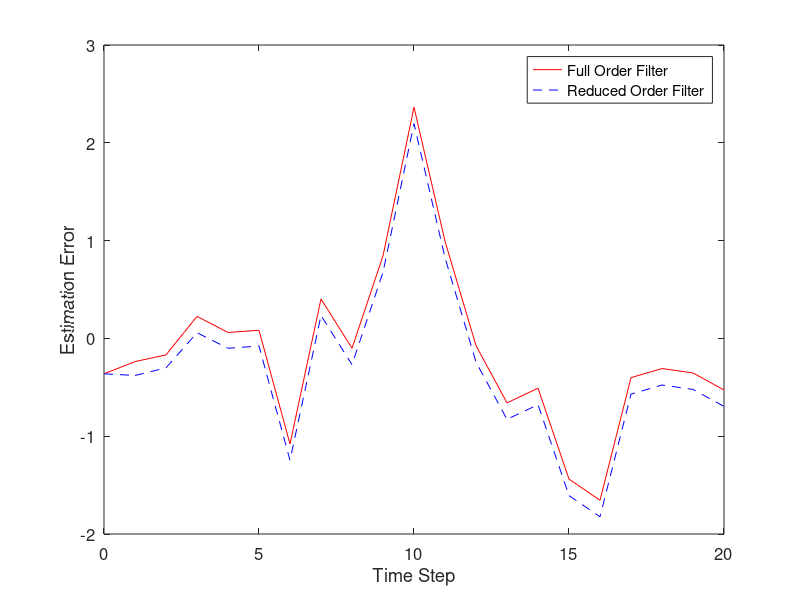

Here is the MATLAB script that generated this plot:
function Schmidt

% Reduced order Kalman filter using consider states.

phix = 1; phiy = 1;
phi = [phix 0; 0 phiy];
Qx = 1; Qy = 0;
Q = [Qx 0; 0 Qy];
Hx = 1; Hy = 1;
H = [Hx Hy];
R = 1;
Pxminus = 1.6; Pxyminus = 0; Pyxminus = Pxyminus'; Pyminus = 1;
Pminus = [Pxminus Pxyminus; Pyxminus Pyminus];

x = [0; 0];
xhatminus = [0; 0];
xhatminusSchmidt = [0];

xhatErr = [];
xhatErrSchmidt = [];

tf = 20;
for t = 0 : tf
    % Simulate the measurement
    z = H * x + sqrt(R) * randn;
    % Simulate the full order filter
    K = Pminus * H' * inv(H * Pminus * H' + R);
    xhatplus = xhatminus + K * (z - H * xhatminus);
    Pplus = (eye(2) - K * H) * Pminus * (eye(2) - K * H)' + K * R * K';
    xhatminus = phi * xhatplus;
    Pminus = phi * Pplus * phi' + Q;
    % Simulate the Kalman-Schmidt filter
    alpha = Hx * Pxminus * Hx' + Hx * Pxyminus * Hy' + Hy * Pxyminus * Hx' + Hy * Pyminus * Hy' + R;
    Kx = (Pxminus * Hx' + Pxyminus * Hy') * inv(alpha);
    xhatplusSchmidt = xhatminusSchmidt + Kx * (z - Hx * xhatminusSchmidt);
    Pxplus = (eye(1) - Kx * Hx) * Pxminus - Kx * Hy * Pyxminus;
    Pxyplus = (eye(1) - Kx * Hx) * Pxyminus - Kx * Hy * Pyminus;
    Pyxplus = Pxyplus';
    Pyplus = Pyminus;
    xhatminusSchmidt = phix * xhatplusSchmidt;
    Pxminus = phix * Pxplus * phix' + Qx;
    Pxyminus = phix * Pxyplus * phiy';
    Pyxminus = Pxyminus';
    Pyminus = phiy * Pyplus * phiy' + Qy;    
    % Save data for later
    xhatErr = [xhatErr; x(1) - xhatplus(1)];
    xhatErrSchmidt = [xhatErrSchmidt; x(1) - xhatplusSchmidt];
    % Simulate the state dynamics
    x = phi * x + [Qx * randn; Qy * randn];
end

t = 0 : tf;
close all;
plot(t, xhatErr(1:21), 'r-', t, xhatErrSchmidt(1:21), 'b--');
set(gca,'FontSize',12); set(gcf,'Color','White');
legend('Full Order Filter', 'Reduced Order Filter');
xlabel('Time Step'); ylabel('Estimation Error');

xhatErr = std(xhatErr);
xhatErrSchmidt = std(xhatErrSchmidt);
disp(['RMS Error = ', num2str(xhatErr), ' (full order filter), ', num2str(xhatErrSchmidt), ' (Schmidt filter)']);